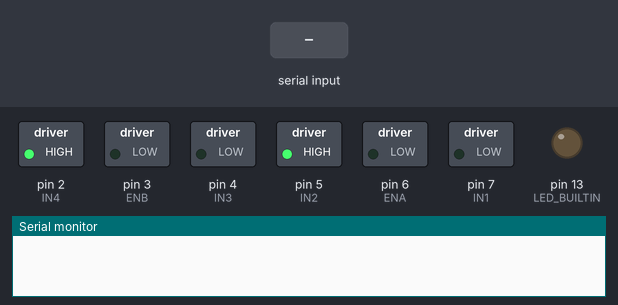
The sketch below on a simulated Arduino Uno, built with avr-gcc and run on an emulated ATmega328P. On the bench: switched loads named in the sketch (green lamp = pin HIGH), output pins drawn as LEDs (lit = HIGH), the last lines printed to the serial monitor. The test bench sets the inputs (shaded band).

Above: at 1.2 s.
1.3 s: byte 6 (REGISTER_CONNECT) received over Serial
At 2.5 s:
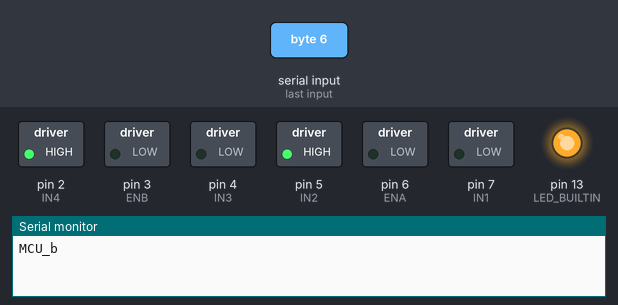
Timing chart, 0 to 4.3 s (numbered marks = the images above; inputs shaded):
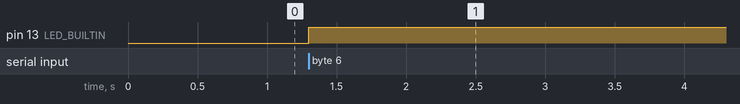

The sketch:

MCU_b.ino
```cpp
#include "motors.h"
#include "communication.h"

void setup() {
    Serial.begin(9600);
    while (!Serial) {}
    for (uint8_t i = 0; i < 6; i++)
    {
        pinMode(motor_pins[i], OUTPUT);

    }
    pinMode(LED_BUILTIN,OUTPUT);
    motors(0);

}

void loop(){
  serial();
  }
```

communication.h
```cpp
#ifndef COMMUNICATION_H
#define COMMUNICATION_H


#define REGISTER_WRITE      0x00
#define REGISTER_CONNECT    0x06
#define REGISTER_TOGGLE     0x02

void serial(){
  uint8_t data;
  if (Serial.available()>0) {
      uint8_t adress = Serial.read();
      switch (adress) {
      case REGISTER_WRITE:
        while (Serial.available() == 0) {}
        data = Serial.read();
        motors_config=motors(data);
        break;
      case REGISTER_TOGGLE:
        while (Serial.available() == 0) {}
        data = Serial.read();
        data=motors_config ^data;
        motors_config=motors(data);
        break;

      case REGISTER_CONNECT:
        digitalWrite(LED_BUILTIN,HIGH);
        Serial.write("MCU_b\n");
        break;
      default:
        while (Serial.available() > 0) Serial.read();
        break;

     }

    }
}
#endif
```

motors.h
```cpp
#define IN1   7
#define IN2   5
#define IN3   4
#define IN4   2

#define ENA   6
#define ENB   3
uint8_t motors_config=0;
uint8_t motor_pins[]{ENA, IN1, IN2, IN3, IN4, ENB};

uint8_t motors(uint8_t motors_config){
    uint8_t onA=bitRead(motors_config,0);
    uint8_t dirA=bitRead(motors_config,1);
    digitalWrite(IN1, dirA);
    digitalWrite(IN2, !dirA);
    digitalWrite(ENA,onA);

    uint8_t onB=bitRead(motors_config,2);
    uint8_t dirB=bitRead(motors_config,3);
    digitalWrite(IN3, dirB);
    digitalWrite(IN4, !dirB);
    digitalWrite(ENB,onB);
return motors_config;
}
```

Measured:
- after the input at 1.3 s, pin 13 (LED_BUILTIN): LOW → HIGH at once
